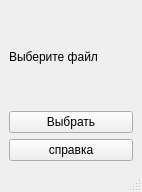
<?xml version="1.0" encoding="UTF-8"?>
<ui version="4.0">
 <class>MainWindow</class>
 <widget class="QMainWindow" name="MainWindow">
  <property name="geometry">
   <rect>
    <x>0</x>
    <y>0</y>
    <width>142</width>
    <height>192</height>
   </rect>
  </property>
  <property name="windowTitle">
   <string>Редактор изображений</string>
  </property>
  <widget class="QWidget" name="centralwidget">
   <layout class="QVBoxLayout" name="verticalLayout">
    <item>
     <widget class="QLabel" name="label">
      <property name="text">
       <string>Выберите файл</string>
      </property>
     </widget>
    </item>
    <item>
     <widget class="QPushButton" name="pushButton">
      <property name="text">
       <string>Выбрать</string>
      </property>
     </widget>
    </item>
    <item>
     <widget class="QPushButton" name="pushButton_2">
      <property name="text">
       <string>справка</string>
      </property>
     </widget>
    </item>
   </layout>
  </widget>
  <widget class="QMenuBar" name="menubar">
   <property name="geometry">
    <rect>
     <x>0</x>
     <y>0</y>
     <width>142</width>
     <height>22</height>
    </rect>
   </property>
  </widget>
  <widget class="QStatusBar" name="statusbar"/>
 </widget>
 <resources/>
 <connections/>
</ui>
